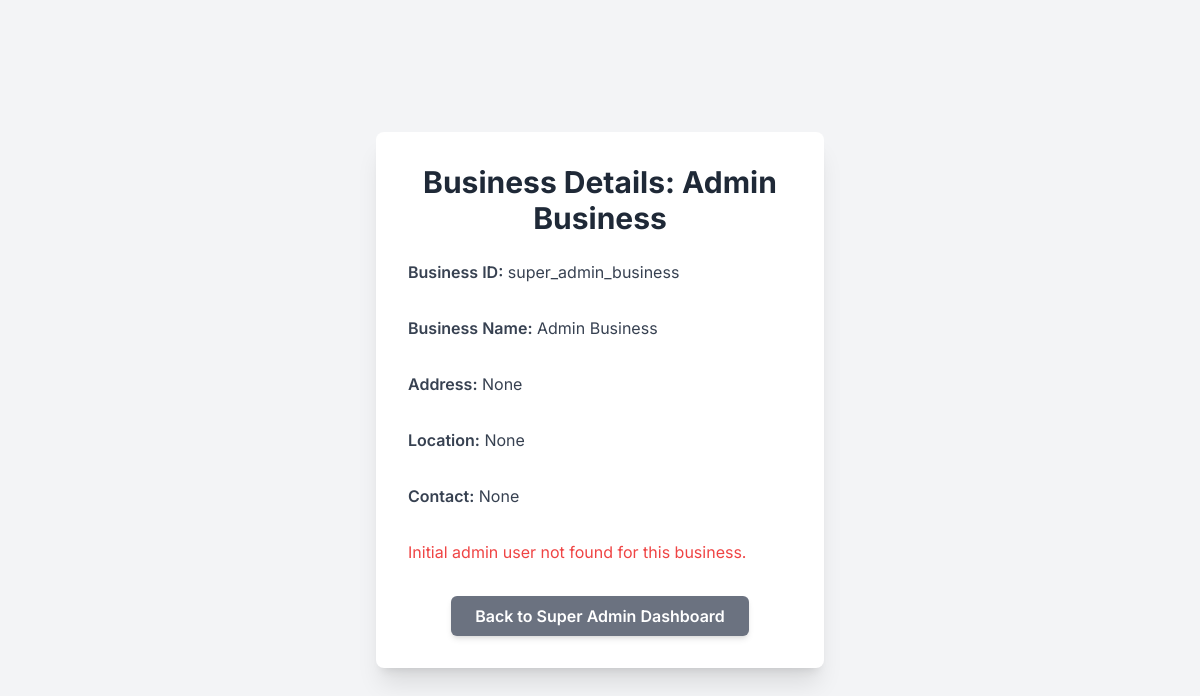
Screenshot of /super_admin/view_business_details/super_admin_business (signed in) with the database file from the repository.
### models.py (models this page shows, shortened)
class Business(db.Model):
    __tablename__ = 'businesses'
    id = db.Column(db.String(36), primary_key=True, default=lambda: str(uuid.uuid4()))
    name = db.Column(db.String(100), unique=True, nullable=False)
    type = db.Column(db.String(50), nullable=False)
    address = db.Column(db.String(200), nullable=True)
    location = db.Column(db.String(100), nullable=True)
    contact = db.Column(db.String(50), nullable=True)
    email = db.Column(db.String(120), nullable=True)
    is_active = db.Column(db.Boolean, default=True)
    last_synced_at = db.Column(db.DateTime, default=datetime.utcnow)
    remote_id = db.Column(db.String(36), nullable=True, unique=True)
    users = db.relationship('User', back_populates='business', lazy=True)
    inventory_items = db.relationship('InventoryItem', back_populates='business', lazy=True)
    sales_records = db.relationship('SalesRecord', back_populates='business', lazy=True)
    rental_records = db.relationship('RentalRecord', back_populates='business', lazy=True)
    creditors = db.relationship('Creditor', back_populates='business', lazy=True)
    debtors = db.relationship('Debtor', back_populates='business', lazy=True)
    hirable_items = db.relationship('HirableItem', back_populates='business', lazy=True)
    future_orders = db.relationship('FutureOrder', back_populates='business', lazy=True)
    company_transactions = db.relationship('CompanyTransaction', back_populates='business', lazy=True)

### app.py (the view)
    @app.route('/super_admin/view_business_details/<string:business_id>')
    def view_business_details(business_id):
        if session.get('role') not in ['super_admin', 'admin']:
            flash('Access denied. Super Admin or Admin role required.', 'danger')
            return redirect(url_for('login'))
        business = Business.query.get_or_404(business_id)
        initial_admin = User.query.filter_by(business_id=business_id, role='admin').first()
        return render_template('view_business_details.html', business=business, initial_admin=initial_admin, current_year=datetime.now().year)

### templates/view_business_details.html (shortened to what this page needs)
<!DOCTYPE html>
<html lang="en">
<head>
    <script src="https://cdn.tailwindcss.com"></script>
           <link href="https://cdn.jsdelivr.net/npm/tailwindcss@2.2.19/dist/tailwind.min.css" rel="stylesheet">
</head>
<body class="flex items-center justify-center min-h-screen p-4 bg-gray-100">
    <div class="bg-white p-8 rounded-lg shadow-xl w-full max-w-md business-details-card">
        <h2 class="text-3xl font-bold text-center text-gray-800 mb-6 card-heading">Business Details: {{ business.name }}</h2>
        <div class="space-y-4 text-gray-700 details-section">
            <p><strong>Business ID:</strong> {{ business.id }}</p>
            <p><strong>Business Name:</strong> {{ business.name }}</p>
            <p><strong>Address:</strong> {{ business.address }}</p>
            <p><strong>Location:</strong> {{ business.location }}</p>
            <p><strong>Contact:</strong> {{ business.contact }}</p>
            {% if initial_admin %}
            <h3 class="text-xl font-semibold mt-6 mb-4 text-gray-800 sub-heading">Initial Admin Credentials</h3>
            <p><strong>Username:</strong> {{ initial_admin.username }}</p>
            <p><strong>Password:</strong> {{ initial_admin.password }}</p>
            <p class="text-sm text-red-600 mt-2 warning-text">
                <strong>Warning:</strong> For security, in a real application, passwords should be hashed and never displayed in plain text.
            </p>
            {% else %}
            <p class="text-red-500 mt-4 error-text">Initial admin user not found for this business.</p>
            {% endif %}
        </div>
        <div class="mt-8 text-center back-button-container">
            <a href="{{ url_for('super_admin_dashboard') }}"
               class="inline-block bg-gray-500 hover:bg-gray-600 text-white font-semibold py-2 px-6 rounded-md shadow-md transition duration-150 ease-in-out back-button"
            >
                Back to Super Admin Dashboard
            </a>
        </div>
    </div>
</body>
</html>

### templates/view_business_details.html (style rules this page uses)
body { font-family: 'Inter', sans-serif; background-color: #f0f2f5; display: flex; align-items: center; justify-content: center; min-height: 100vh; padding: 1rem; }
.business-details-card { background-color: #ffffff; padding: 2rem; border-radius: 0.5rem; box-shadow: 0 20px 25px -5px rgba(0, 0, 0, 0.1), 0 10px 10px -5px rgba(0, 0, 0, 0.04); width: 100%; max-width: 28rem; }
.card-heading { font-size: 1.875rem; line-height: 2.25rem; font-weight: 700; text-align: center; color: #1f2937; margin-bottom: 1.5rem; }
.details-section { display: flex; flex-direction: column; gap: 1rem; color: #374151; }
.details-section strong { font-weight: 600; }
.error-text { color: #ef4444; margin-top: 1rem; }
.back-button-container { margin-top: 2rem; text-align: center; }
.back-button { display: inline-block; background-color: #6b7280; color: #ffffff; font-weight: 600; padding: 0.5rem 1.5rem; border-radius: 0.375rem; box-shadow: 0 4px 6px -1px rgba(0, 0, 0, 0.1), 0 2px 4px -2px rgba(0, 0, 0, 0.05); transition: all 0.15s ease-in-out; text-decoration: none; }

### rows the page displays
Business: name "Admin Business", id "super_admin_business", address "None", location "None", contact "None"
